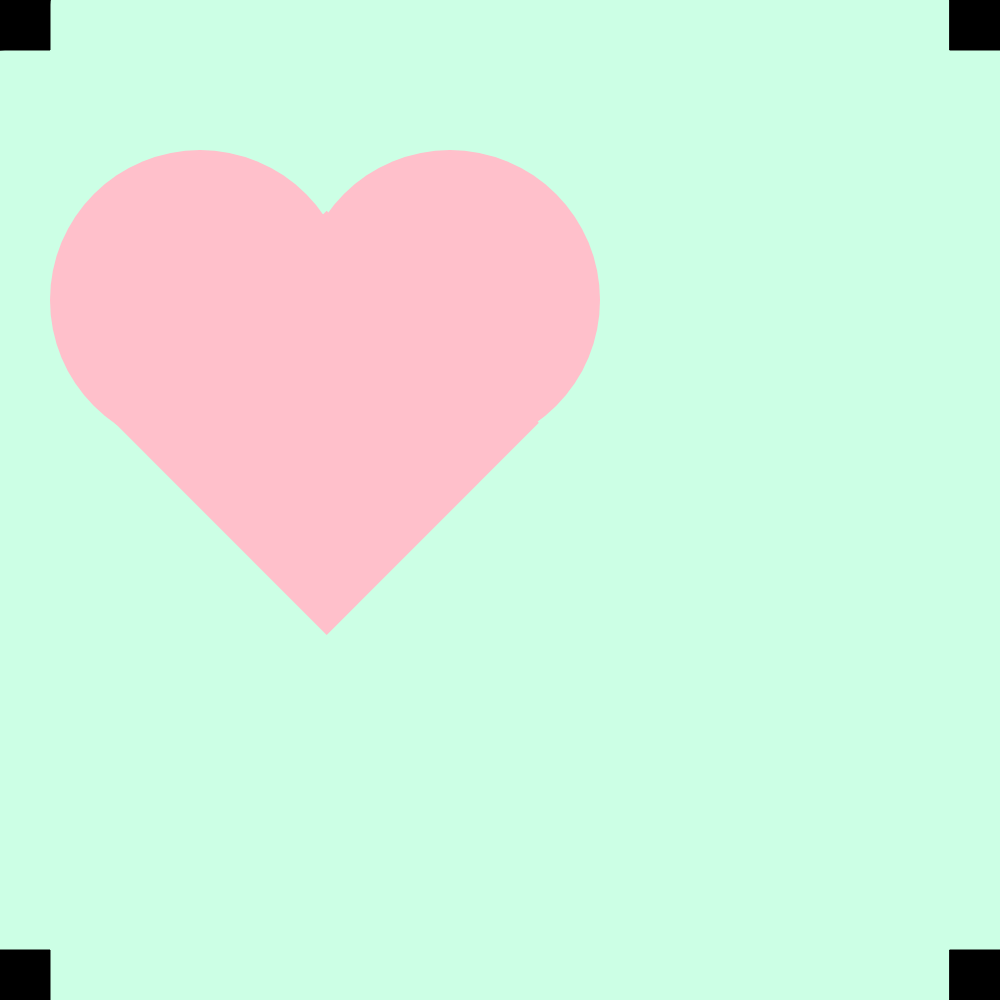
Frame 1 (no input)
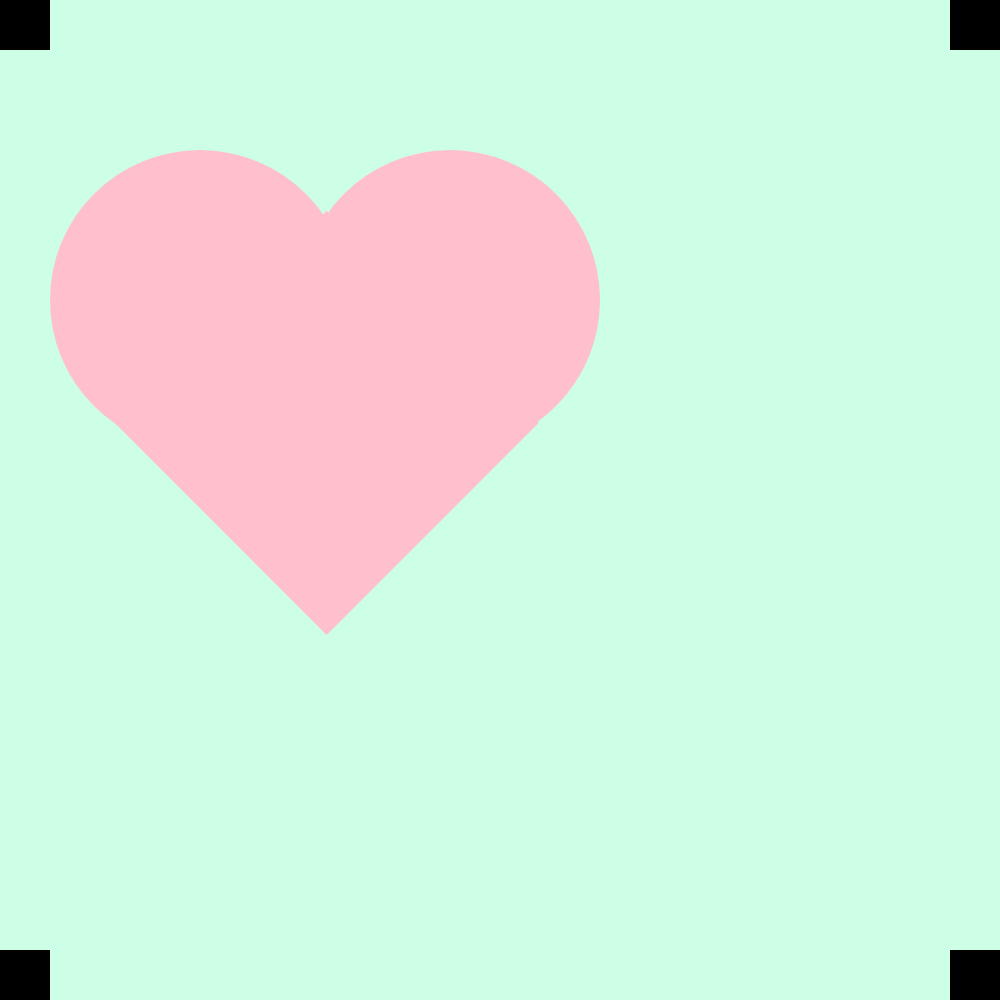
Frame 60 (no input)
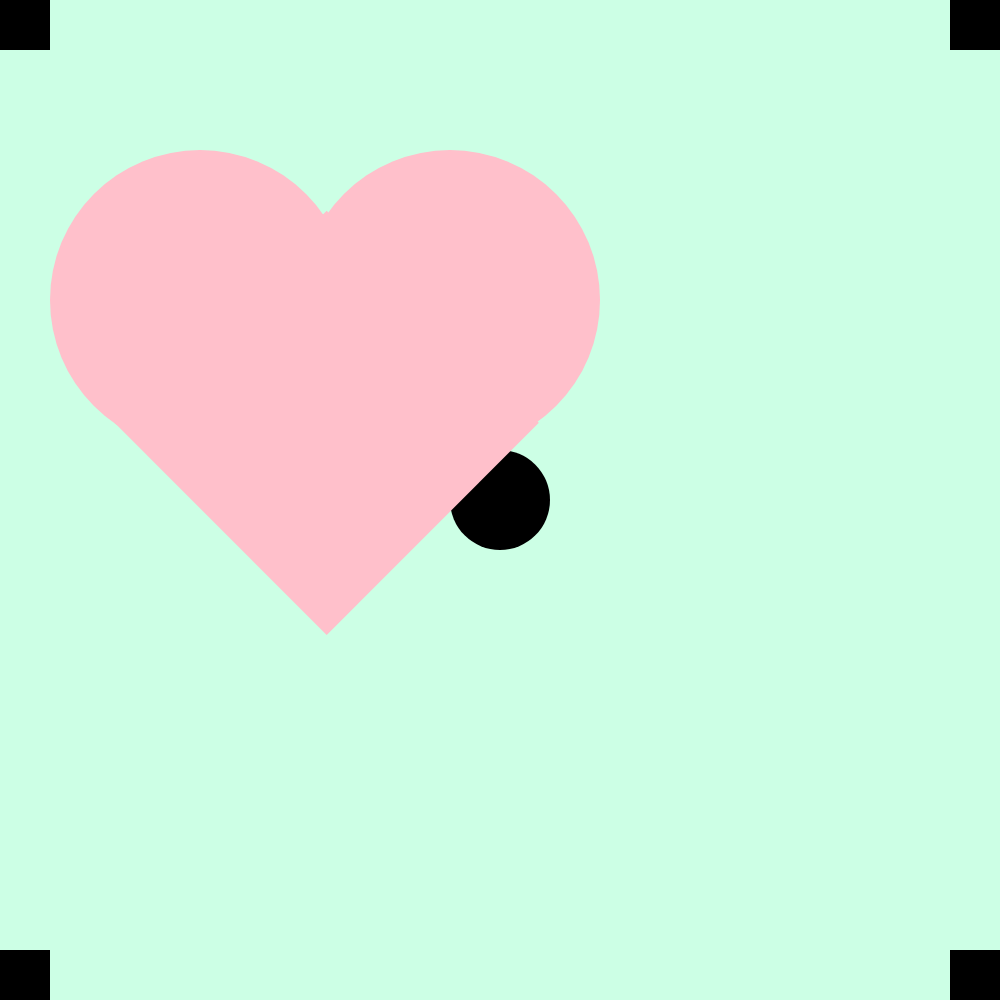
Frame 120 (the mouse pressed at the canvas centre since frame 60)

The p5.js sketch that drew these frames (run headless with seeded random() and noise() and a simulated clock; from frame 60 on, the mouse is pressed at the canvas centre):

// p5.js sketch
// ── sketch.js

function setup() {
    createCanvas(1000, 1000);
}

function draw() {
    background(204,255,229);    
    fill(0);
    ellipse (mouseX, mouseY, 100, 100);
    fill(0);
    rect(0, 0, 50, 50);
    fill (0);
    rect(width-50, 0, 50,50);
    rect(width-50, height-50, 50,50);
    rect(0, height-50, 50,50);
    fill("pink");
    strokeWeight(0);
    ellipse(200, 300, 300, 300);
    ellipse(450, 300, 300, 300);
    rotate(PI / 4.0);
    rect(380, -82, 300, 300);

}
